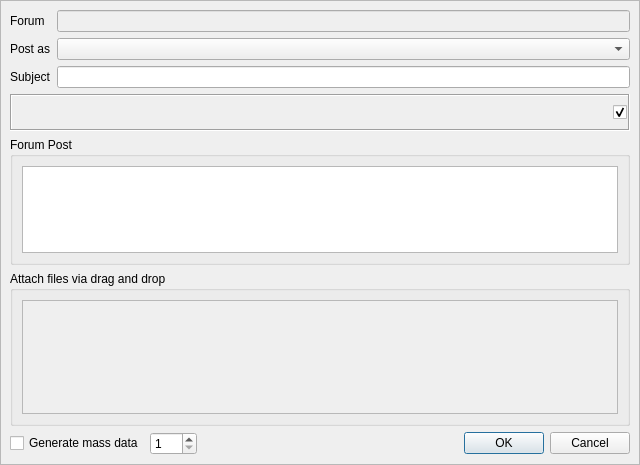
<?xml version="1.0" encoding="UTF-8"?>
<ui version="4.0">
 <class>CreateGxsForumMsg</class>
 <widget class="QDialog" name="CreateGxsForumMsg">
  <property name="geometry">
   <rect>
    <x>0</x>
    <y>0</y>
    <width>640</width>
    <height>465</height>
   </rect>
  </property>
  <property name="windowTitle">
   <string>Post Forum Message</string>
  </property>
  <property name="windowIcon">
   <iconset resource="../images.qrc">
    <normaloff>:/images/logo/logo_16.png</normaloff>:/images/logo/logo_16.png</iconset>
  </property>
  <layout class="QVBoxLayout" name="verticalLayout">
   <property name="spacing">
    <number>0</number>
   </property>
   <property name="leftMargin">
    <number>0</number>
   </property>
   <property name="topMargin">
    <number>0</number>
   </property>
   <property name="rightMargin">
    <number>0</number>
   </property>
   <property name="bottomMargin">
    <number>0</number>
   </property>
   <item>
    <widget class="HeaderFrame" name="headerFrame"/>
   </item>
   <item>
    <widget class="QFrame" name="frame">
     <property name="frameShape">
      <enum>QFrame::StyledPanel</enum>
     </property>
     <property name="frameShadow">
      <enum>QFrame::Raised</enum>
     </property>
     <layout class="QGridLayout" name="gridLayout_2">
      <item row="0" column="0">
       <widget class="QFrame" name="innerFrame">
        <layout class="QVBoxLayout" name="verticalLayout_3">
         <property name="leftMargin">
          <number>0</number>
         </property>
         <property name="topMargin">
          <number>0</number>
         </property>
         <property name="rightMargin">
          <number>0</number>
         </property>
         <property name="bottomMargin">
          <number>0</number>
         </property>
         <item>
          <widget class="QFrame" name="subjectFrame">
           <property name="frameShape">
            <enum>QFrame::NoFrame</enum>
           </property>
           <property name="frameShadow">
            <enum>QFrame::Raised</enum>
           </property>
           <layout class="QGridLayout" name="gridLayout_3">
            <property name="leftMargin">
             <number>0</number>
            </property>
            <property name="topMargin">
             <number>0</number>
            </property>
            <property name="rightMargin">
             <number>0</number>
            </property>
            <property name="bottomMargin">
             <number>0</number>
            </property>
            <item row="2" column="0">
             <widget class="QLabel" name="subjectLabel">
              <property name="text">
               <string>Subject</string>
              </property>
             </widget>
            </item>
            <item row="0" column="1">
             <widget class="QLineEdit" name="forumName">
              <property name="enabled">
               <bool>false</bool>
              </property>
             </widget>
            </item>
            <item row="0" column="0">
             <widget class="QLabel" name="forumLabel">
              <property name="text">
               <string>Forum</string>
              </property>
             </widget>
            </item>
            <item row="2" column="1">
             <widget class="QLineEdit" name="forumSubject"/>
            </item>
            <item row="1" column="1">
             <widget class="GxsIdChooser" name="idChooser"/>
            </item>
            <item row="1" column="0">
             <widget class="QLabel" name="label">
              <property name="font">
               <font>
                <weight>50</weight>
                <bold>false</bold>
               </font>
              </property>
              <property name="text">
               <string>Post as</string>
              </property>
             </widget>
            </item>
           </layout>
          </widget>
         </item>
         <item>
          <widget class="QFrame" name="toolBarFrame">
           <property name="maximumSize">
            <size>
             <width>16777215</width>
             <height>38</height>
            </size>
           </property>
           <property name="frameShape">
            <enum>QFrame::Box</enum>
           </property>
           <property name="frameShadow">
            <enum>QFrame::Sunken</enum>
           </property>
           <layout class="QHBoxLayout" name="horizontalLayout_2">
            <property name="leftMargin">
             <number>1</number>
            </property>
            <property name="topMargin">
             <number>1</number>
            </property>
            <property name="rightMargin">
             <number>1</number>
            </property>
            <property name="bottomMargin">
             <number>1</number>
            </property>
            <item>
             <widget class="QToolButton" name="attachFileButton">
              <property name="focusPolicy">
               <enum>Qt::NoFocus</enum>
              </property>
              <property name="toolTip">
               <string>Attach File</string>
              </property>
              <property name="text">
               <string/>
              </property>
              <property name="icon">
               <iconset resource="../images.qrc">
                <normaloff>:/images/add-share24.png</normaloff>:/images/add-share24.png</iconset>
              </property>
              <property name="iconSize">
               <size>
                <width>24</width>
                <height>24</height>
               </size>
              </property>
              <property name="autoRaise">
               <bool>true</bool>
              </property>
             </widget>
            </item>
            <item>
             <widget class="QToolButton" name="emoticonButton">
              <property name="focusPolicy">
               <enum>Qt::NoFocus</enum>
              </property>
              <property name="text">
               <string/>
              </property>
              <property name="icon">
               <iconset resource="../emojione.qrc">
                <normaloff>:/emojione/1F603.png</normaloff>:/emojione/1F603.png</iconset>
              </property>
              <property name="iconSize">
               <size>
                <width>24</width>
                <height>24</height>
               </size>
              </property>
              <property name="autoRaise">
               <bool>true</bool>
              </property>
             </widget>
            </item>
            <item>
             <spacer>
              <property name="orientation">
               <enum>Qt::Horizontal</enum>
              </property>
              <property name="sizeHint" stdset="0">
               <size>
                <width>40</width>
                <height>15</height>
               </size>
              </property>
             </spacer>
            </item>
            <item>
             <widget class="QCheckBox" name="signBox">
              <property name="focusPolicy">
               <enum>Qt::NoFocus</enum>
              </property>
              <property name="toolTip">
               <string>Sign Message</string>
              </property>
              <property name="text">
               <string/>
              </property>
              <property name="icon">
               <iconset resource="../images.qrc">
                <normaloff>:/images/document-edit-sign.png</normaloff>:/images/document-edit-sign.png</iconset>
              </property>
              <property name="iconSize">
               <size>
                <width>22</width>
                <height>22</height>
               </size>
              </property>
              <property name="checked">
               <bool>true</bool>
              </property>
             </widget>
            </item>
           </layout>
          </widget>
         </item>
         <item>
          <widget class="QGroupBox" name="messageGroupBox">
           <property name="title">
            <string>Forum Post</string>
           </property>
           <layout class="QGridLayout" name="gridLayout">
            <item row="0" column="0">
             <widget class="MimeTextEdit" name="forumMessage">
              <property name="html">
               <string notr="true">&lt;!DOCTYPE HTML PUBLIC &quot;-//W3C//DTD HTML 4.0//EN&quot; &quot;http://www.w3.org/TR/REC-html40/strict.dtd&quot;&gt;
&lt;html&gt;&lt;head&gt;&lt;meta name=&quot;qrichtext&quot; content=&quot;1&quot; /&gt;&lt;style type=&quot;text/css&quot;&gt;
p, li { white-space: pre-wrap; }
&lt;/style&gt;&lt;/head&gt;&lt;body style=&quot; font-family:'MS Shell Dlg 2'; font-size:8.25pt; font-weight:400; font-style:normal;&quot;&gt;
&lt;p style=&quot; margin-top:0px; margin-bottom:0px; margin-left:0px; margin-right:0px; -qt-block-indent:0; text-indent:0px;&quot;&gt;&lt;span style=&quot; font-size:8pt;&quot;&gt;&lt;br /&gt;&lt;/span&gt;&lt;/p&gt;&lt;/body&gt;&lt;/html&gt;</string>
              </property>
             </widget>
            </item>
           </layout>
          </widget>
         </item>
         <item>
          <widget class="QGroupBox" name="hashGroupBox">
           <property name="title">
            <string>Attach files via drag and drop</string>
           </property>
           <layout class="QGridLayout" name="gridLayout_7">
            <item row="0" column="0">
             <widget class="HashBox" name="hashBox">
              <property name="sizePolicy">
               <sizepolicy hsizetype="Expanding" vsizetype="Minimum">
                <horstretch>0</horstretch>
                <verstretch>0</verstretch>
               </sizepolicy>
              </property>
              <property name="toolTip">
               <string>You can attach files via drag and drop here in this window</string>
              </property>
              <property name="widgetResizable">
               <bool>true</bool>
              </property>
             </widget>
            </item>
           </layout>
          </widget>
         </item>
        </layout>
       </widget>
      </item>
      <item row="1" column="0">
       <layout class="QHBoxLayout" name="horizontalLayout">
        <item>
         <widget class="QCheckBox" name="generateCheckBox">
          <property name="text">
           <string>Generate mass data</string>
          </property>
         </widget>
        </item>
        <item>
         <widget class="QSpinBox" name="generateSpinBox">
          <property name="minimum">
           <number>1</number>
          </property>
          <property name="maximum">
           <number>999</number>
          </property>
         </widget>
        </item>
        <item>
         <spacer name="horizontalSpacer">
          <property name="orientation">
           <enum>Qt::Horizontal</enum>
          </property>
          <property name="sizeHint" stdset="0">
           <size>
            <width>242</width>
            <height>20</height>
           </size>
          </property>
         </spacer>
        </item>
        <item>
         <widget class="QDialogButtonBox" name="buttonBox">
          <property name="sizePolicy">
           <sizepolicy hsizetype="Maximum" vsizetype="Fixed">
            <horstretch>0</horstretch>
            <verstretch>0</verstretch>
           </sizepolicy>
          </property>
          <property name="standardButtons">
           <set>QDialogButtonBox::Cancel|QDialogButtonBox::Ok</set>
          </property>
         </widget>
        </item>
       </layout>
      </item>
     </layout>
    </widget>
   </item>
  </layout>
 </widget>
 <customwidgets>
  <customwidget>
   <class>HashBox</class>
   <extends>QScrollArea</extends>
   <header location="global">gui/common/HashBox.h</header>
   <container>1</container>
  </customwidget>
  <customwidget>
   <class>MimeTextEdit</class>
   <extends>QTextEdit</extends>
   <header location="global">gui/common/MimeTextEdit.h</header>
  </customwidget>
  <customwidget>
   <class>GxsIdChooser</class>
   <extends>QComboBox</extends>
   <header>gui/gxs/GxsIdChooser.h</header>
  </customwidget>
  <customwidget>
   <class>HeaderFrame</class>
   <extends>QFrame</extends>
   <header>gui/common/HeaderFrame.h</header>
   <container>1</container>
  </customwidget>
 </customwidgets>
 <resources>
  <include location="../images.qrc"/>
  <include location="../emojione.qrc"/>
 </resources>
 <connections/>
</ui>
